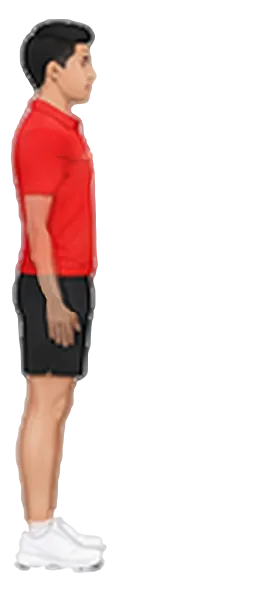
#> input picture app/src/main/assets/anim/armcirc/01.webp, 278 x 600 px
$ python -i repdb_build.py   (imports and definitions only)
#> lines starting #> are read from the running program, lines starting #| are printed output that depends on the picture; after the words box and inside, x2 and y2 are one past the last pixel; in counts of white or black regions, pixels touching at a corner belong together
### pipeline/matte.py
import numpy as np, cv2
from PIL import Image

def to_lab(rgb):
    return cv2.cvtColor(rgb, cv2.COLOR_RGB2LAB).astype(np.float32)

def matte(pil, ring=0.05, number_box=(0.30, 0.20)):
    """returns RGBA PIL image with background removed and the cell number deleted"""
    rgb = np.asarray(pil).copy()
    h, w, _ = rgb.shape
    sm = cv2.GaussianBlur(rgb, (0, 0), 0.8)
    lab = to_lab(sm)
    # background colour: median of the outer ring, skipping the number box
    ys, xs = np.mgrid[0:h, 0:w]
    rw, rh = int(w * ring), int(h * ring)
    ringm = (xs < rw) | (xs >= w - rw) | (ys < rh) | (ys >= h - rh)
    ringm &= ~((xs < w * number_box[0]) & (ys < h * number_box[1]))
    bg = np.median(lab[ringm], axis=0)
    dist = np.sqrt(((lab - bg) ** 2).sum(axis=2))
    thr_lo, thr_hi = 5.0, 14.0
    prob = (dist > thr_lo).astype(np.uint8)
    core = (dist > thr_hi).astype(np.uint8)
    n, lbl = cv2.connectedComponents(prob, connectivity=8)
    keep = np.zeros(n, bool)
    keep[np.unique(lbl[core > 0])] = True
    keep[0] = False
    mask = keep[lbl].astype(np.uint8)
    # delete the cell number: dark components fully inside the top-left box
    nb_w, nb_h = int(w * number_box[0]), int(h * number_box[1])
    n2, lbl2, stats, _ = cv2.connectedComponentsWithStats(mask, connectivity=8)
    gray = cv2.cvtColor(rgb, cv2.COLOR_RGB2GRAY)
    for i in range(1, n2):
        x, y, cw_, ch_, area = stats[i]
        if x + cw_ <= nb_w + 2 and y + ch_ <= nb_h + 2 and gray[lbl2 == i].min() < 70:
            mask[lbl2 == i] = 0
    # remove tiny specks
    n3, lbl3, st3, _ = cv2.connectedComponentsWithStats(mask, connectivity=8)
    big = st3[1:, cv2.CC_STAT_AREA].max() if n3 > 1 else 0
    for i in range(1, n3):
        if st3[i, cv2.CC_STAT_AREA] < max(25, big * 0.002):
            mask[lbl3 == i] = 0
    # fill holes
    inv = (1 - mask).astype(np.uint8)
    n4, lbl4 = cv2.connectedComponents(inv, connectivity=4)
    border_labels = set(np.unique(np.concatenate([lbl4[0], lbl4[-1], lbl4[:, 0], lbl4[:, -1]])))
    areas = np.bincount(lbl4.ravel(), minlength=n4)
    limit = max(60, int(0.0025 * h * w))
    holes = np.isin(lbl4, [i for i in range(1, n4) if i not in border_labels and areas[i] <= limit])
    mask[holes] = 1
    # alpha: solid inside, soft ramp on the boundary band
    k = np.ones((3, 3), np.uint8)
    inner = cv2.erode(mask, k, iterations=1)
    outer = cv2.dilate(mask, k, iterations=1)
    ramp = np.clip((dist - 3.0) / (12.0 - 3.0), 0, 1)
    alpha = np.where(inner > 0, 1.0, np.where(outer > 0, ramp, 0.0)).astype(np.float32)
    alpha = cv2.GaussianBlur(alpha, (0, 0), 0.6)
    rgba = np.dstack([rgb, (alpha * 255).astype(np.uint8)])
    return Image.fromarray(rgba, 'RGBA')

# [4 lines left out: function on_stage, not called in this run]

### pipeline/build_anim.py
import sys, os, json, math, time
sys.path.insert(0, os.path.dirname(__file__))
import numpy as np, cv2
from PIL import Image
from cells import *
from matte import matte

OUT = '/home/claude/grow/app/src/main/assets/anim'
FIT_W, FIT_H = 480, 600
N_IN = 3              # in-between frames per segment
PRE = 640             # working size for registration

def bleed(rgba):
    """replace the colour of semi-transparent edge pixels by nearby opaque colours (kills grey halos)"""
    a = np.asarray(rgba)
    rgb = a[..., :3].copy(); al = a[..., 3]
    opaque = (al >= 245).astype(np.uint8)
    # thick = opaque pixels that survive an erosion (rope-like thin lines do not)
    thick = cv2.erode(opaque, np.ones((3, 3), np.uint8))
    near_thick = cv2.dilate(thick, np.ones((7, 7), np.uint8))
    bad = (((al < 245) & (near_thick > 0)).astype(np.uint8)) * 255
    if bad.any():
        rgb = cv2.inpaint(rgb, bad, 3, cv2.INPAINT_TELEA)
    return rgb, al

# [38 lines left out: functions sift_match, composite, not called in this run]

def to3(M): return np.vstack([M, [0, 0, 1]]).astype(np.float64)

# [4 lines left out: function prepare, not called in this run]

def alpha_bbox(al, thr=20):
    ys, xs = np.where(al > thr)
    return xs.min(), ys.min(), xs.max() + 1, ys.max() + 1

# [18 lines left out: function head_width, not called in this run]

FALLBACK_CFG = {}

# [73 lines left out: functions register, render_frames, not called in this run]

def sharpen(rgb):
    blur = cv2.GaussianBlur(rgb, (0, 0), 1.3)
    return np.clip(rgb * 1.5 - blur * 0.5, 0, 255)

# [52 lines left out: functions gray_for_flow, morph, crossfade, save_webp, frames_for, not called in this run]

### pipeline/repdb_build.py
"""Build GROWTH exercise frames from the RepDB flat illustrations (https://repdb.co, free tier, attribution shown in the app):
recolour to the app palette (red top, black shorts, grey stage), morph between the start and peak poses, write WebP frames + meta."""
import sys, os, json, shutil, time
sys.path.insert(0, os.path.dirname(__file__))
import numpy as np, cv2
from PIL import Image
from matte import matte
from build_anim import bleed
from mls_morph import blend, premult, unpremult, keypoints, fix_swaps
import build3 as b3
from repdb_map import MAP

SRC = os.path.join(os.path.dirname(__file__), 'repdb')
OUT = '/home/claude/grow/app/src/main/assets/anim'
SZ = 448
STAGE = np.array([209, 210, 215], np.float32)        # flat stage grey (#D1D2D7)
# [1 line not run here, left out]

def recolor(rgb):
    hsv = cv2.cvtColor(rgb, cv2.COLOR_RGB2HSV_FULL).astype(np.float32)
    H = hsv[..., 0] * 360.0 / 255.0; S = hsv[..., 1] / 255.0; V = hsv[..., 2] / 255.0
    blue = (H >= 185) & (H <= 235)
    tank = blue & (H <= 203) & (S > 0.58) & (V > 0.50)
    neutral = blue & ~tank
    Vn = np.interp(V, [0, .19, .40, .65, .80, .99, 1.0], [0, .09, .19, .50, .68, .83, .85])
    H2 = H.copy(); S2 = S.copy(); V2 = V.copy()
    H2[tank] = 357.0; S2[tank] = np.minimum(1.0, S[tank] * 1.12); V2[tank] = V[tank] * 0.98
    S2[neutral] = S[neutral] * 0.08; V2[neutral] = Vn[neutral]
    out = np.stack([H2 * 255.0 / 360.0, S2 * 255.0, V2 * 255.0], axis=-1)
    return cv2.cvtColor(np.clip(out, 0, 255).astype(np.uint8), cv2.COLOR_HSV2RGB_FULL)

def load_rgba(path):
    pil = Image.open(path).convert('RGB')
    rgb = np.asarray(pil)
    rec = recolor(rgb)
#> in recolor, `blue = (H >= 185) & (H <= 235)`:
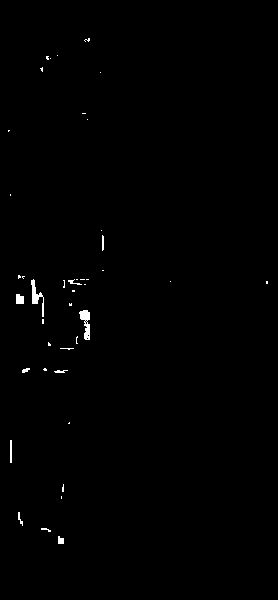
#> blue: shape (600, 278) bool; 0.51% white; 42 white regions (31 under 20 px), largest, box (x1, y1, x2, y2) and area: (79, 310, 90, 340) 185, (31, 279, 44, 317) 169, (16, 294, 24, 304) 72
#> in recolor, `tank = blue & (H <= 203) & (S > 0.58) & (V > 0.50)`: tank: shape (600, 278) bool; every value is 0
#> in recolor, `S2[neutral] = S[neutral] * 0.08`:
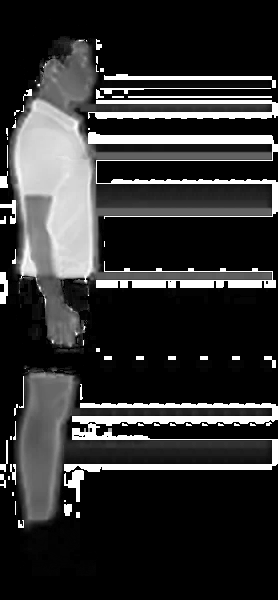
#> S2: shape (600, 278) float32; min 0, max 1, mean 0.195
#> in recolor, `V2[neutral] = Vn[neutral]`: V2: shape (600, 278) float32; min 0, max 1, mean 0.312
    m = np.asarray(matte(pil, number_box=(0.0, 0.0)))[..., 3]          # alpha from the original (distance to the background)
#> in to_lab, `return cv2.cvtColor(rgb, cv2.COLOR_RGB2LAB).astype(np.float32)`:
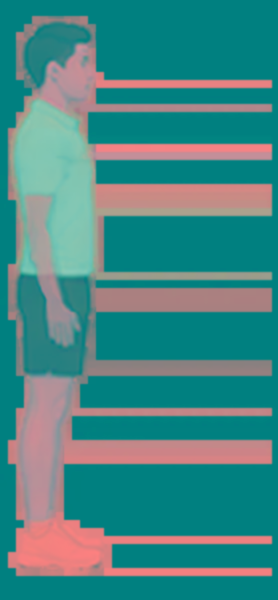
#> returned value: shape (600, 278, 3) float32; mean of channels 0, 1, 2 69.1, 135, 133.7; drawn as R, G, B
#> in matte, `bg = np.median(lab[ringm], axis=0)`: bg = [0, 128, 128]
#> in matte, `prob = (dist > thr_lo).astype(np.uint8)`: prob: shape (600, 278); values 0 (black) and 1 (white), 46.4% white; 1 white region, box (x1, y1, x2, y2) and area: (7, 15, 274, 577) 77459
#> in matte, `core = (dist > thr_hi).astype(np.uint8)`:
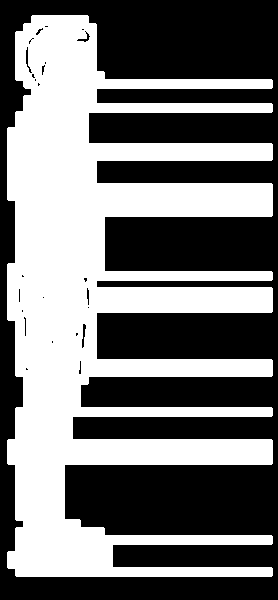
#> core: shape (600, 278); values 0 (black) and 1 (white), 45.7% white; 1 white region, box (x1, y1, x2, y2) and area: (7, 15, 273, 577) 76214
#> in matte, `n, lbl = cv2.connectedComponents(prob, connectivity=8)`: n = 2
#> in matte, `n2, lbl2, stats, _ = cv2.connectedComponentsWithStats(mask, connectivi..`: stats = [[0, 0, 278, 600, 89341], [7, 15, 267, 562, 77459]]
#> in matte, `gray = cv2.cvtColor(rgb, cv2.COLOR_RGB2GRAY)`:
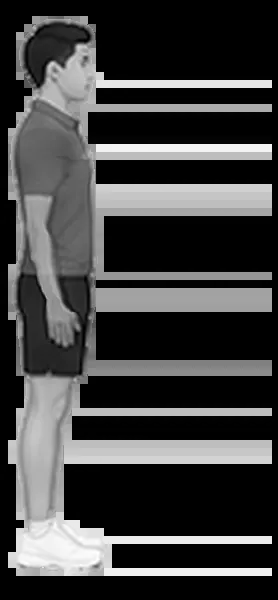
#> gray: shape (600, 278); min 0, max 255, mean 65.4
#> the loop in matte, `for i in range(1, n2):` made 1 pass
#> in matte, `n3, lbl3, st3, _ = cv2.connectedComponentsWithStats(mask, connectivity..`: n3 = 2; st3 has the same summary as stats
#> in matte, `big = st3[1:, cv2.CC_STAT_AREA].max() if n3 > 1 else 0`: big = 77459
#> in matte, `n4, lbl4 = cv2.connectedComponents(inv, connectivity=4)`:
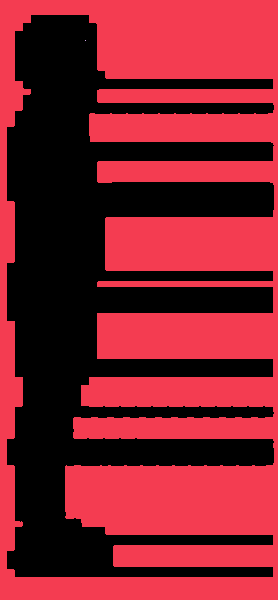
#> lbl4: shape (600, 278) int32; 3 distinct labels, from 0 to 2; one colour per label, 0 black
#> in matte, `n4, lbl4 = cv2.connectedComponents(inv, connectivity=4)`: n4 = 3
#> in matte, `border_labels = set(np.unique(np.concatenate([lbl4[0], lbl4[-1], lbl4[..`: border_labels = 1 item
#> in matte, `areas = np.bincount(lbl4.ravel(), minlength=n4)`: areas = [77459, 89340, 1]
#> in matte, `holes = np.isin(lbl4, [i for i in range(1, n4) if i not in border_labe..`: holes: shape (600, 278) bool; 0% white in thin lines or dots, all inside (x1, y1, x2, y2) = (85, 40, 86, 41)
#> in matte, `mask[holes] = 1`: mask: shape (600, 278); values 0 (black) and 1 (white), 46.4% white; 1 white region, box (x1, y1, x2, y2) and area: (7, 15, 274, 577) 77460
#> in matte, `inner = cv2.erode(mask, k, iterations=1)`: inner: shape (600, 278); values 0 (black) and 1 (white), 43.1% white; 1 white region, box (x1, y1, x2, y2) and area: (8, 16, 273, 576) 71942
#> in matte, `outer = cv2.dilate(mask, k, iterations=1)`: outer: shape (600, 278); values 0 (black) and 1 (white), 49.8% white; 1 white region, box (x1, y1, x2, y2) and area: (6, 14, 275, 578) 82986
    rgba = Image.fromarray(np.dstack([rec, m]), 'RGBA')
#> rgba: PIL image 278x600 RGBA
    col, al = bleed(rgba)
#> in bleed, `opaque = (al >= 245).astype(np.uint8)`: opaque: shape (600, 278); values 0 (black) and 1 (white), 42.7% white; 1 white region, box (x1, y1, x2, y2) and area: (8, 16, 272, 576) 71214
#> in bleed, `thick = cv2.erode(opaque, np.ones((3, 3), np.uint8))`: thick: shape (600, 278); values 0 (black) and 1 (white), 39.5% white; 1 white region, box (x1, y1, x2, y2) and area: (9, 17, 271, 575) 65826
#> in bleed, `near_thick = cv2.dilate(thick, np.ones((7, 7), np.uint8))`: near_thick: shape (600, 278); values 0 (black) and 1 (white), 49.2% white; 1 white region, box (x1, y1, x2, y2) and area: (6, 14, 274, 578) 82014
#> in bleed, `bad = (((al < 245) & (near_thick > 0)).astype(np.uint8)) * 255`: bad: shape (600, 278); 6.5% white in thin lines or dots
    out = np.dstack([col, al]).astype(np.float32)
#> out: shape (600, 278, 4) float32
    return cv2.resize(out, (SZ, SZ), interpolation=cv2.INTER_AREA)
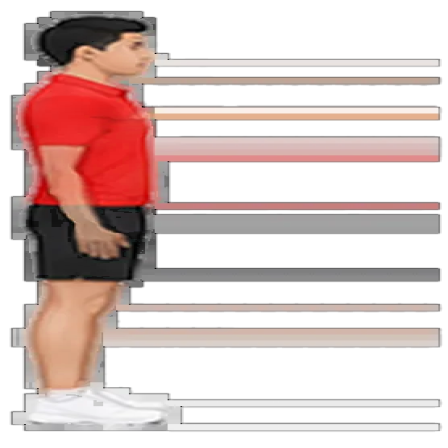
#> returned value: shape (448, 448, 4) float32; mean of channels 0, 1, 2, 3 85.7, 65.5, 62.3, 117.7; transparent parts drawn white

def to_rgb(f):
    a = (f[..., 3:4] / 255.0)
    return np.clip(f[..., :3] * a + STAGE * (1 - a), 0, 255).astype(np.uint8)

# [16 lines left out: functions save, keys_for, not called in this run]

IDLE = {'rope': ('bounce', 0.52), 'highknee': ('alt', 0.50), 'walk': ('alt', 0.85),
        'jog': ('run', 0.62), 'run': ('run', 0.50), 'sprint': ('run', 0.40), 'sidebend': ('alt', 4.0)}
LOOP2 = {'jj': (1.40, .45, .05, .45, 0), 'march': (3.0, .40, .15, .40, 0), 'legswing': (2.4, .50, .0, .50, 0), 'buttkick': (3.2, .40, .20, .35, 0),
         'squatjump': (2.4, .40, .15, .35, 0), 'lungejump': (2.6, .45, .05, .45, 0), 'kneeraise': (3.2, .40, .20, .30, 0),
         'mclimb': (1.5, .45, .05, .45, 0), 'wallangel': (3.2, .40, .15, .35, 0), 'deadbug': (3.6, .35, .20, .35, 2),
         'birddog': (4.0, .35, .30, .25, 2), 'superman': (4.5, .30, .35, .25, 0), 'bridge': (3.6, .35, .25, .30, 0)}

# [1 line not run here, left out]

# [31 lines left out: function build, not called in this run]

# [6 lines not run here, left out]

>>> result = load_rgba('../app/src/main/assets/anim/armcirc/01.webp')

$ run again, on app/src/main/assets/anim/birddog/01.webp
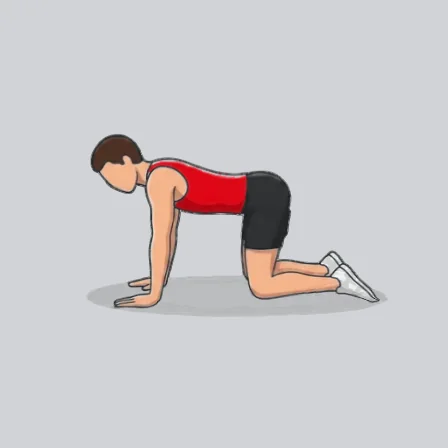
#> input picture app/src/main/assets/anim/birddog/01.webp, 448 x 448 px
#> in load_rgba, pil is the input picture: PIL image 448x448 RGB; mean R, G, B 203.8, 200.9, 203.3
#> blue: shape (448, 448) bool; 91.9% white; 23 black regions (17 under 20 px), largest, box (x1, y1, x2, y2) and area: (87, 135, 256, 314) 11103, (218, 244, 364, 306) 4993, (186, 282, 204, 288) 108, (170, 298, 176, 304) 36, (236, 168, 250, 170) 28, (120, 310, 134, 312) 28
#> tank: shape (448, 448) bool; every value is 0
#> bg = [216, 128, 126]
#> prob: shape (448, 448); values 0 (black) and 1 (white), 13% white; 1 white region, box (x1, y1, x2, y2) and area: (86, 133, 388, 317) 26121
#> core: shape (448, 448); values 0 (black) and 1 (white), 12.5% white; 2 white regions, box (x1, y1, x2, y2) and area: (87, 133, 387, 316) 25067, (349, 283, 356, 290) 29
#> n = 2
#> stats = [[0, 0, 448, 448, 174583], [86, 133, 302, 184, 26121]]
#> the loop in matte, `for i in range(1, n2):` made 1 pass
#> n3 = 2; st3 has the same summary as stats
#> big = 26121
#> in matte, `n4, lbl4 = cv2.connectedComponents(inv, connectivity=4)`:
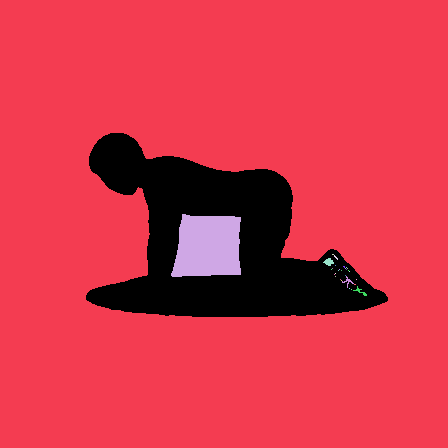
#> lbl4: shape (448, 448) int32; 31 distinct labels, from 0 to 30; one colour per label, 0 black
#> n4 = 31
#> border_labels = 1 item
#> areas = 31 values, max 170685 at index 1, min 1 at index 6, mean 6474.3
#> holes: shape (448, 448) bool; 0.08% white in thin lines or dots, all inside (x1, y1, x2, y2) = (323, 254, 367, 296)
#> mask: shape (448, 448); values 0 (black) and 1 (white), 13.1% white; 1 white region, box (x1, y1, x2, y2) and area: (86, 133, 388, 317) 26280
#> inner: shape (448, 448); values 0 (black) and 1 (white), 12.4% white; 1 white region, box (x1, y1, x2, y2) and area: (87, 134, 387, 316) 24826
#> outer: shape (448, 448); values 0 (black) and 1 (white), 13.8% white; 1 white region, box (x1, y1, x2, y2) and area: (85, 132, 389, 318) 27733
#> opaque: shape (448, 448); values 0 (black) and 1 (white), 12.3% white; 1 white region, box (x1, y1, x2, y2) and area: (88, 134, 387, 316) 24637
#> thick: shape (448, 448); values 0 (black) and 1 (white), 11.6% white; 1 white region, box (x1, y1, x2, y2) and area: (89, 135, 385, 315) 23187
#> near_thick: shape (448, 448); values 0 (black) and 1 (white), 13.7% white; 1 white region, box (x1, y1, x2, y2) and area: (86, 132, 388, 318) 27515
#> in bleed, `bad = (((al < 245) & (near_thick > 0)).astype(np.uint8)) * 255`:
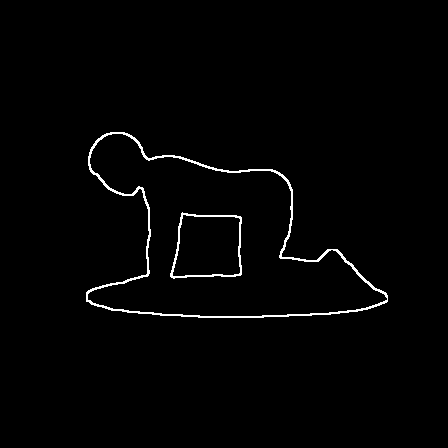
#> bad: shape (448, 448); 1.4% white in thin lines or dots, all inside (x1, y1, x2, y2) = (86, 132, 388, 318)

$ run again, on app/src/main/assets/anim/bridge/00.webp
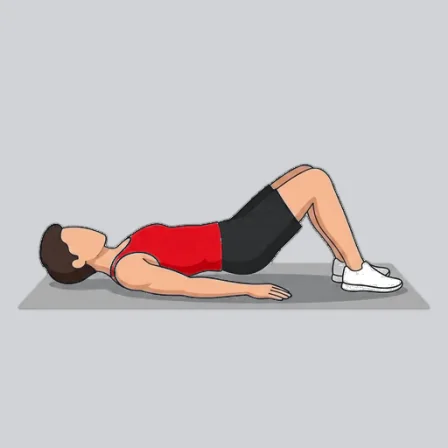
#> input picture app/src/main/assets/anim/bridge/00.webp, 448 x 448 px
#> in load_rgba, pil is the input picture: PIL image 448x448 RGB; mean R, G, B 201, 196.4, 198.5
#> blue: shape (448, 448) bool; 87.4% white; 18 black regions (10 under 20 px), largest, box (x1, y1, x2, y2) and area: (26, 214, 298, 320) 16585, (266, 160, 420, 320) 8410, (342, 294, 356, 308) 124
#> tank: shape (448, 448) bool; every value is 0
#> bg = [216, 128, 126]
#> prob: shape (448, 448); values 0 (black) and 1 (white), 17.2% white; 1 white region, box (x1, y1, x2, y2) and area: (17, 162, 431, 312) 34444
#> core: shape (448, 448); values 0 (black) and 1 (white), 16.6% white; 1 white region, box (x1, y1, x2, y2) and area: (18, 163, 430, 310) 33236
#> n = 2
#> stats = [[0, 0, 448, 448, 166260], [17, 162, 414, 150, 34444]]
#> the loop in matte, `for i in range(1, n2):` made 1 pass
#> n3 = 2; st3 has the same summary as stats
#> big = 34444
#> lbl4: shape (448, 448) int32; 35 distinct labels, from 0 to 34
#> n4 = 35
#> border_labels = 1 item
#> areas = 35 values, max 165003 at index 1, min 1 at index 4, mean 5734.4
#> holes: shape (448, 448) bool; 0.03% white in thin lines or dots, all inside (x1, y1, x2, y2) = (340, 264, 400, 291)
#> mask: shape (448, 448); values 0 (black) and 1 (white), 17.2% white; 1 white region, box (x1, y1, x2, y2) and area: (17, 162, 431, 312) 34501
#> inner: shape (448, 448); values 0 (black) and 1 (white), 16.5% white; 1 white region, box (x1, y1, x2, y2) and area: (18, 163, 430, 311) 33095
#> outer: shape (448, 448); values 0 (black) and 1 (white), 17.9% white; 1 white region, box (x1, y1, x2, y2) and area: (16, 161, 432, 313) 35906
#> opaque: shape (448, 448); values 0 (black) and 1 (white), 16.4% white; 1 white region, box (x1, y1, x2, y2) and area: (18, 164, 430, 310) 32975
#> thick: shape (448, 448); values 0 (black) and 1 (white), 15.7% white; 1 white region, box (x1, y1, x2, y2) and area: (20, 165, 428, 309) 31574
#> near_thick: shape (448, 448); values 0 (black) and 1 (white), 17.8% white; 1 white region, box (x1, y1, x2, y2) and area: (17, 162, 431, 312) 35752
#> in bleed, `bad = (((al < 245) & (near_thick > 0)).astype(np.uint8)) * 255`:
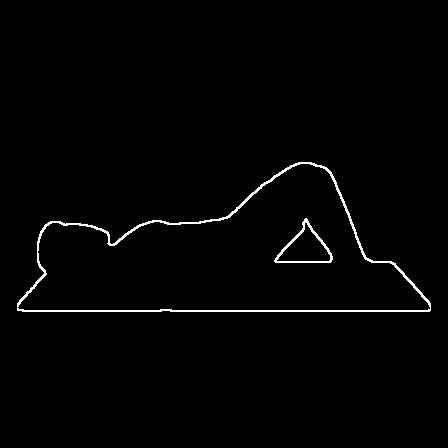
#> bad: shape (448, 448); 1.4% white in thin lines or dots, all inside (x1, y1, x2, y2) = (17, 162, 431, 312)
